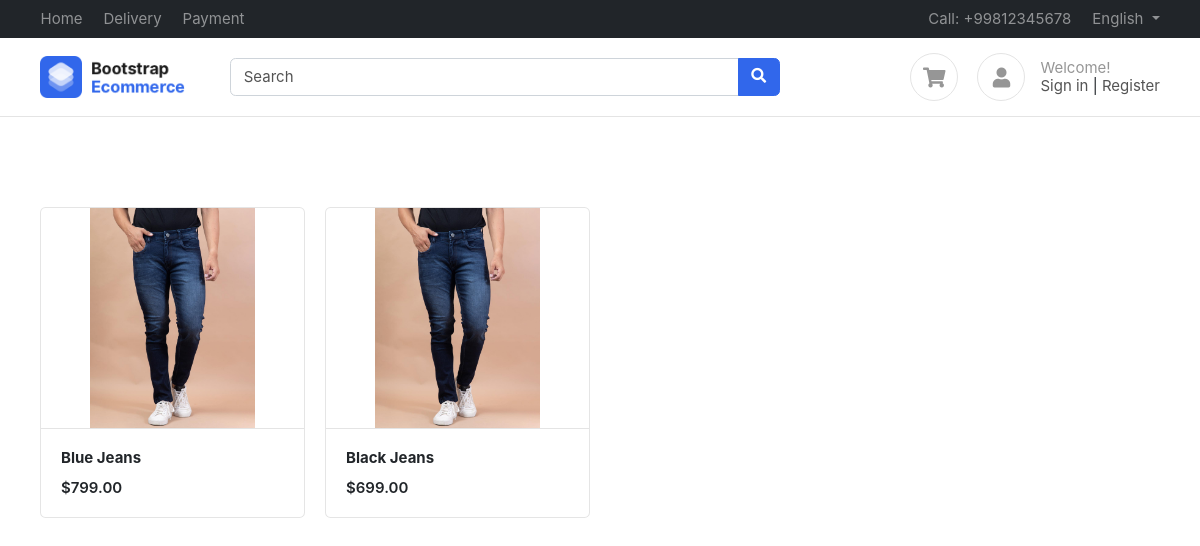
The page / on the database its author committed.
### products/models.py (models this page shows, shortened)
class Product(BaseModel):
    product_name = models.CharField(max_length=100)
    slug = models.SlugField(unique=True, null = True, blank=True)
    category = models.ForeignKey(Category, on_delete=models.CASCADE, related_name="products")
    price = models.IntegerField()
    product_description = models.TextField()
    color_variant = models.ManyToManyField(ColorVariant, blank=True)
    size_variant = models.ManyToManyField(SizeVariant, blank = True)

class ProductImage(BaseModel):
    product = models.ForeignKey(Product, on_delete=models.CASCADE, related_name="product_images")
    image = models.ImageField(upload_to="product")

### home/views.py (the view)
# urls.py: path('', index),
def index(request):
    context = {'products' : Product.objects.all()}
    return render(request, 'home/index.html', context)

### templates/home/index.html
{%  extends "base/base.html" %}
{% block start %}
<div class="container mt-5 pt-5">
    <div class="row">
        {% for product in products %}
        <div class="col-md-3">
            <figure class="card card-product-grid">
                <div class="img-wrap"> <img src="/media/{{product.product_images.first.image}}"> </div>
                <figcaption class="info-wrap border-top">
                    <a href="{% url 'get_product' product.slug %}" class="title">
                       <b>{{product.product_name}}</b>
                    </a>
                    <div class="price mt-2">${{product.price}}.00</div>
                </figcaption>
            </figure>
        </div>
        {% endfor %}
    </div>
    </div>
{% endblock %}

### public/static/css/ui.css (style rules this page uses)
html { font-family: 'Inter', sans-serif; font-size: 15px; }
.img-wrap { text-align: center; display: block; }
.img-wrap img { max-width: 100%; }
figure { margin-bottom: 0; }
.card .title { color: #212529; }
[class*='card-product'] a.title { color: #212529; display: block; }
[class*='card-product'] .img-wrap { overflow: hidden; position: relative; }
[class*='card-product'] .img-wrap img { height: 100%; max-width: 100%; width: auto; display: inline-block; object-fit: cover; }
.card-product-grid { margin-bottom: 20px; }
.card-product-grid .img-wrap { border-radius: 0.2rem 0.2rem 0 0; height: 220px; }
.card-product-grid .info-wrap { overflow: hidden; padding: 18px 20px; }
.card .img-wrap { overflow: hidden; }
.price { font-weight: 600; color: #212529; }

### rows shown on the page
Product: product_images.first.image (picture), product_name "Blue Jeans", price "799"
Product: product_images.first.image (picture), product_name "Black Jeans", price "699"
